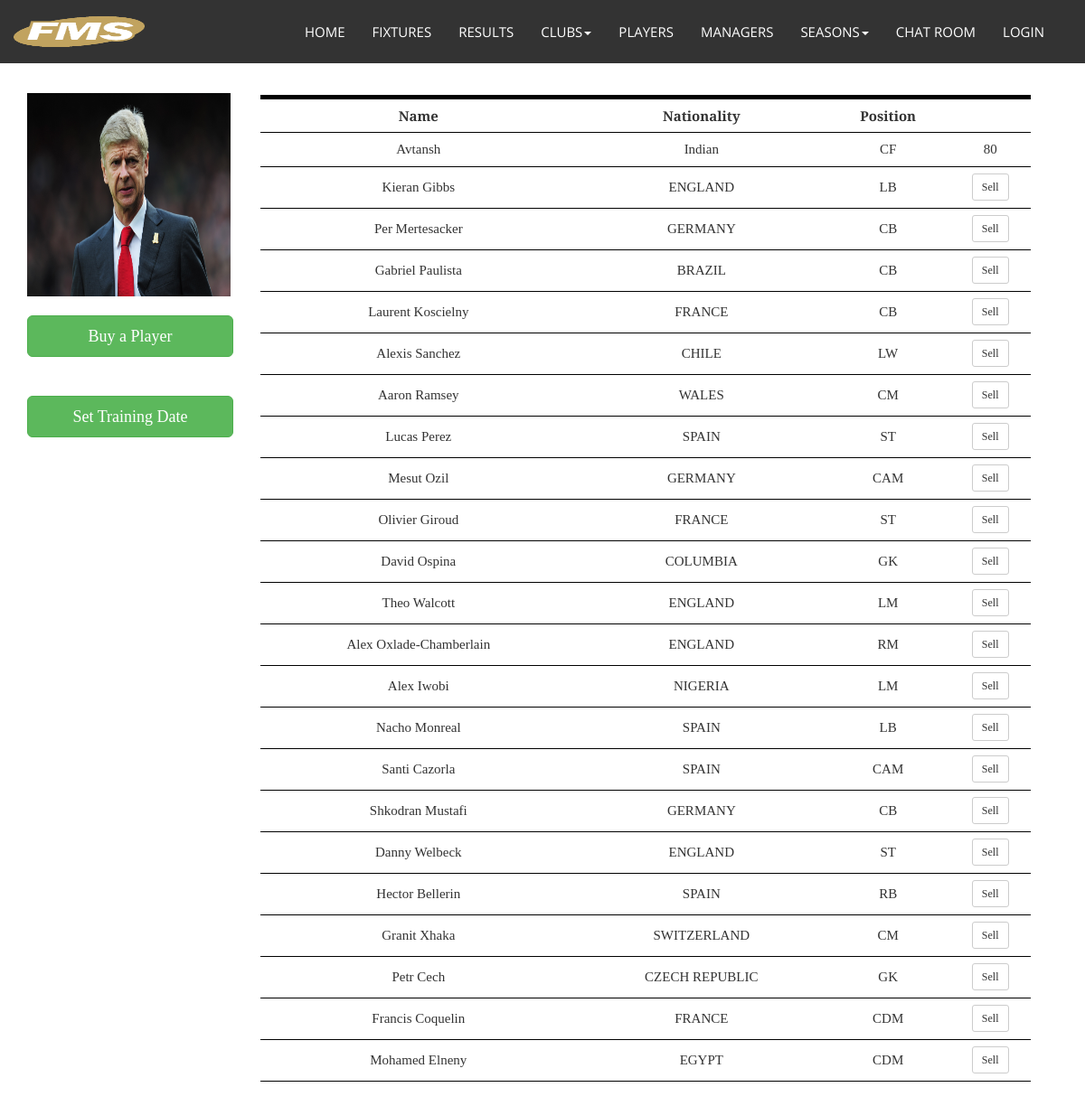
/managerlogin.php?manager=ARSMGR, run on the app's committed database.
### tables this page shows
CREATE TABLE `players` (
  `PID` varchar(10) NOT NULL,
  `NAME` varchar(50) NOT NULL,
  `DOB` date NOT NULL,
  `HEIGHT` int(11) NOT NULL,
  `NATIONALITY` varchar(50) NOT NULL,
  `POS` varchar(10) NOT NULL,
  `TNO` int(2) NOT NULL,
  `CLUBID` varchar(50) NOT NULL,
  `PLAYED` int(4) NOT NULL,
  `GOALS` int(4) NOT NULL,
  `HONOURS` int(3) NOT NULL,
  `SALE` int(11) NOT NULL,
  `BID_AMOUNT` int(11) NOT NULL
);

### managerlogin.php (the view, shortened to what this page needs)
<!doctype html>
<html style="min-width:405px;">
<head>
    <link href="assets/css/font-awesome.css" rel="stylesheet">
    <link href="assets/css/bootstrap.css" rel="stylesheet">
    <link rel="stylesheet" type="text/css" href="assets/css/slick.css">
    <link rel="stylesheet" type="text/css" href="assets/css/bootstrap-datepicker.css">
    <link id="switcher" href="assets/css/theme-color/default-theme.css" rel="stylesheet">
    <link href="style.css" rel="stylesheet">
    <link href="mystyle.css" rel="stylesheet">
  </head>
<body>
<?php include 'header.php'; ?>
  <?php
          $mgrid=$_GET['manager'];
			$query="SELECT * FROM managers where MGRID='".$mgrid."'";
			if($Squery=mysqli_query($mysqli,$query)){
				$row=mysqli_fetch_assoc($Squery);
				$query2="SELECT NAME FROM clubs where CLUBID='".$row['CLUBID']."'";
				$Squery2=mysqli_query($mysqli,$query2);
				$row2=mysqli_fetch_assoc($Squery2);
  ?>
<div class="container" style="margin-top:5%;">
	<div style="float:left; width:20%;">
		<br><br><?php echo'<img style="height:15em; width:15em;"src="assets/img/managers/'.$mgrid.'.jpg">';?>
		<br><br><a href="playerbuy.php"><button class="btn btn-lg btn-success btn-block">Buy a Player</button></a>
		<br><br><a href="training.php?club=<?php echo $row2['NAME']?>"><button class="btn btn-lg btn-success btn-block">Set Training Date</button></a>
	</div>
	<div style="float:right; width:80%;">
					<div class="panel-body">
						<div class="home-table" id="home-result">
						<table id="results-table" style="width:100%;">
					<?php
								$query="SELECT * FROM players where CLUBID='".$row['CLUBID']."'";
								if($Squery=mysqli_query($mysqli,$query)){
					  ?>
					  <tr>
						<th>Name</th>
						<th>Nationality</th>
						<th>Position</th>
						<th></th>
					  </tr>
					  <?php
									while($row=mysqli_fetch_assoc($Squery))
									{
							?>
					<tr>
					<?php
									echo '<td><a  href="player.php?playersale='.$row['PID'].'">'.$row['NAME'].'</td>';
									echo '<td> '.$row['NATIONALITY'].'</td>';
									echo '<td> '.$row['POS'].'</td>';
									if($row['SALE']==1){
										echo '<td><a href="bidcheck.php?player='.$row["PID"].'">'.$row['BID_AMOUNT'].'</a></td>';
									}
									else{
										echo '<td><a href="playersale.php?player='.$row["PID"].'"><button type="button" class="btn btn-default btn-sm">Sell</button></a></td>';
									}
							?>
							</tr>
					<?php
									}
								}
					  else{
									echo 'not done';
								}
							?>
						</table>
				  </div>
				</div>
				</div>
</div>
	<?php
		  }
	?>
</body>
</html>

### style.css (style rules this page uses)
body { background-color: #ffffff; font-family: "Prata", serif; color: #333333; font-size: 15px; overflow-x: hidden; }
a { text-decoration: none; color: #333333; }
img { border: none; }

### mystyle.css (style rules this page uses)
.home-table th,.home-table td { text-align:center; border-bottom: solid 1px #000000; padding: 0.5em 0 0.5em 0; }
.home-table table { margin: 1em 0 1em 0; border-top:solid thick #000000; width:100%; }
.home-table { background-color: #ffffff; padding: 1em; margin: 0 0 2em 0; }

### data on the page
players: NAME "Avtansh", NATIONALITY "Indian", POS "CF", BID_AMOUNT "80"
players: NAME "Kieran Gibbs", NATIONALITY "ENGLAND", POS "LB"
players: NAME "Per Mertesacker", NATIONALITY "GERMANY", POS "CB"
players: NAME "Gabriel Paulista", NATIONALITY "BRAZIL", POS "CB"
players: NAME "Laurent Koscielny", NATIONALITY "FRANCE", POS "CB"
players: NAME "Alexis Sanchez", NATIONALITY "CHILE", POS "LW"
players: NAME "Aaron Ramsey", NATIONALITY "WALES", POS "CM"
players: NAME "Lucas Perez", NATIONALITY "SPAIN", POS "ST"
players: NAME "Mesut Ozil", NATIONALITY "GERMANY", POS "CAM"
players: NAME "Olivier Giroud", NATIONALITY "FRANCE", POS "ST"
players: NAME "David Ospina", NATIONALITY "COLUMBIA", POS "GK"
players: NAME "Theo Walcott", NATIONALITY "ENGLAND", POS "LM"
players: NAME "Alex Oxlade-Chamberlain", NATIONALITY "ENGLAND", POS "RM"
players: NAME "Alex Iwobi", NATIONALITY "NIGERIA", POS "LM"
players: NAME "Nacho Monreal", NATIONALITY "SPAIN", POS "LB"
players: NAME "Santi Cazorla", NATIONALITY "SPAIN", POS "CAM"
players: NAME "Shkodran Mustafi", NATIONALITY "GERMANY", POS "CB"
players: NAME "Danny Welbeck", NATIONALITY "ENGLAND", POS "ST"
players: NAME "Hector Bellerin", NATIONALITY "SPAIN", POS "RB"
players: NAME "Granit Xhaka", NATIONALITY "SWITZERLAND", POS "CM"
players: NAME "Petr Cech", NATIONALITY "CZECH REPUBLIC", POS "GK"
players: NAME "Francis Coquelin", NATIONALITY "FRANCE", POS "CDM"
players: NAME "Mohamed Elneny", NATIONALITY "EGYPT", POS "CDM"
